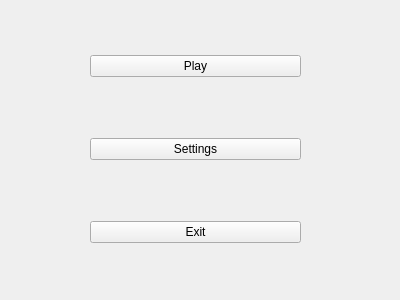
<?xml version="1.0" encoding="UTF-8"?>
<ui version="4.0">
 <class>Form</class>
 <widget class="QWidget" name="Form">
  <property name="geometry">
   <rect>
    <x>0</x>
    <y>0</y>
    <width>400</width>
    <height>300</height>
   </rect>
  </property>
  <property name="windowTitle">
   <string>Form</string>
  </property>
  <widget class="QWidget" name="">
   <property name="geometry">
    <rect>
     <x>90</x>
     <y>0</y>
     <width>211</width>
     <height>301</height>
    </rect>
   </property>
   <layout class="QVBoxLayout" name="verticalLayout" stretch="1,1,3">
    <property name="sizeConstraint">
     <enum>QLayout::SetNoConstraint</enum>
    </property>
    <item>
     <widget class="QPushButton" name="playButton">
      <property name="sizePolicy">
       <sizepolicy hsizetype="Minimum" vsizetype="Fixed">
        <horstretch>0</horstretch>
        <verstretch>1</verstretch>
       </sizepolicy>
      </property>
      <property name="styleSheet">
       <string notr="true">font: italic 28pt &quot;Brush Script MT&quot;;</string>
      </property>
      <property name="text">
       <string>Play</string>
      </property>
     </widget>
    </item>
    <item>
     <widget class="QPushButton" name="settingsButton">
      <property name="sizePolicy">
       <sizepolicy hsizetype="Minimum" vsizetype="Fixed">
        <horstretch>0</horstretch>
        <verstretch>1</verstretch>
       </sizepolicy>
      </property>
      <property name="styleSheet">
       <string notr="true">font: italic 28pt &quot;Brush Script MT&quot;;</string>
      </property>
      <property name="text">
       <string>Settings</string>
      </property>
     </widget>
    </item>
    <item>
     <widget class="QPushButton" name="exitButton">
      <property name="sizePolicy">
       <sizepolicy hsizetype="Minimum" vsizetype="Fixed">
        <horstretch>0</horstretch>
        <verstretch>5</verstretch>
       </sizepolicy>
      </property>
      <property name="styleSheet">
       <string notr="true">font: italic 28pt &quot;Brush Script MT&quot;;</string>
      </property>
      <property name="text">
       <string>Exit</string>
      </property>
     </widget>
    </item>
   </layout>
  </widget>
 </widget>
 <resources/>
 <connections/>
</ui>
